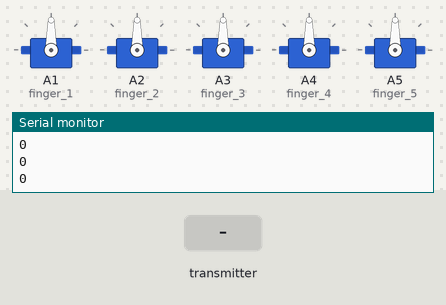
Simulated run of this sketch. Board: Arduino Uno, built with avr-gcc and run on an emulated ATmega328P. On the bench: 5 × servo, the last lines printed to the serial monitor. Inputs (shaded band) come from the test bench. No radio packets arrive unless stated.

Above: at 1.2 s.
1.3 s: the transmitter starts sending msg.0 = 0
At 2.5 s:
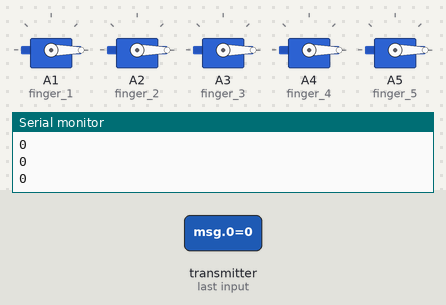
2.8 s: the transmitter starts sending msg.1 = 1
At 3.5 s:
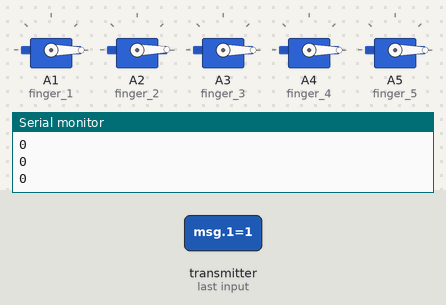
4.3 s: the transmitter starts sending msg.2 = 1
At 5.5 s:
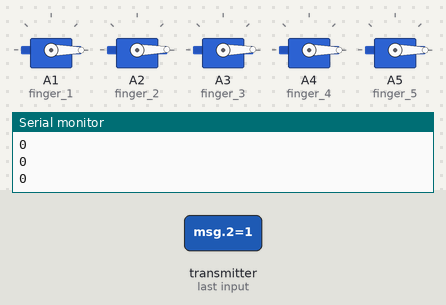
5.8 s: the transmitter starts sending msg.3 = 1
At 6.4 s:
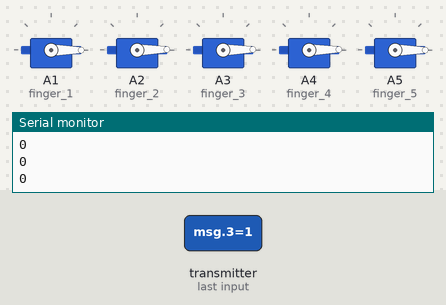
7.3 s: the transmitter starts sending msg.4 = 1
At 8.3 s:
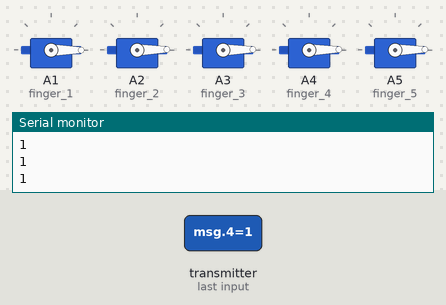
8.8 s: the transmitter starts sending msg.0 = 1
At 9.2 s:
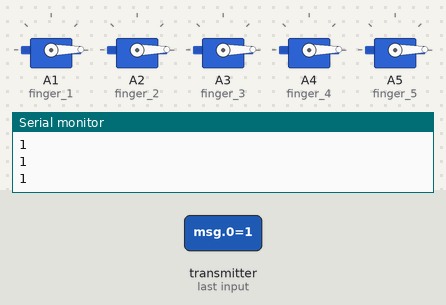
Timing chart, 0 to 11.3 s (numbered marks = the images above; inputs shaded):
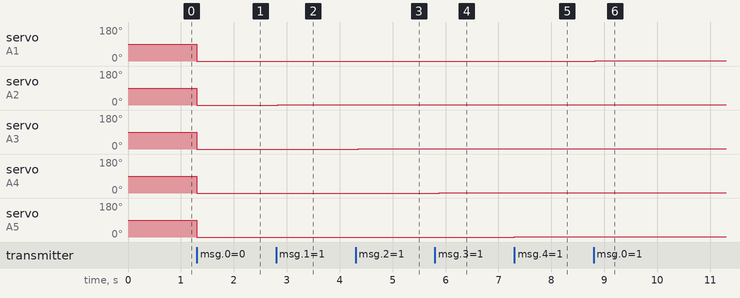

Measured:
- after the input at 1.3 s, servo on A1 (finger_1), servo on A2 (finger_2), servo on A3 (finger_3), servo on A4 (finger_4), servo on A5 (finger_5): 90° → 0° at once
- after the input at 2.8 s, servo on A2 (finger_2): 0° → 1° at once
- after the input at 4.3 s, servo on A3 (finger_3): 0° → 1° after 0.05 s
- after the input at 5.8 s, servo on A4 (finger_4): 0° → 1° after 0.08 s
- after the input at 7.3 s, servo on A5 (finger_5): 0° → 1° at once
- after the input at 8.8 s, servo on A1 (finger_1): 0° → 1° at once

The sketch:

hand_robot.ino
```cpp
//Receiver Code (Hand)

#include <Servo.h>
#include "RF24.h"

//define the servo name
Servo finger_1;
Servo finger_2;
Servo finger_3;
Servo finger_4;
Servo finger_5;

RF24 radio(9,10);

const uint64_t pipe = 0xE8E8F0F0E1LL;
int msg[5];

void setup(){
  //define the servo input pins
  Serial.begin(9600);
  finger_1.attach(A1);
  finger_2.attach(A2);
  finger_3.attach(A3);
  finger_4.attach(A4);
  finger_5.attach(A5);
  radio.begin();                    //it activates the modem.
  radio.setAutoAck(1);
  radio.setDataRate(RF24_1MBPS);    // Tốc độ dữ liệu
  radio.setChannel(10);               // Đặt kênh
  radio.openReadingPipe(1, pipe);   //determines the address of our modem which receive data.
  radio.startListening();           //enable receiving data via modem
  }

void loop(){
  Serial.println(radio.available());
  if(radio.available())
  {
    finger_1.write(0); //A1
    finger_2.write(0); //A2
    finger_3.write(0); //A3
    finger_4.write(0); //A4
    finger_5.write(0); //A5
    while (radio.available())
    {
      radio.read(msg, sizeof(msg));

      finger_1.write(msg[0]); //A1
      finger_2.write(msg[1]); //A2
      finger_3.write(msg[2]); //A3
      finger_4.write(msg[3]); //A4
      finger_5.write(msg[4]); //A5

      Serial.println(msg[4]);
      delay(100);
    }
  }
}
```
